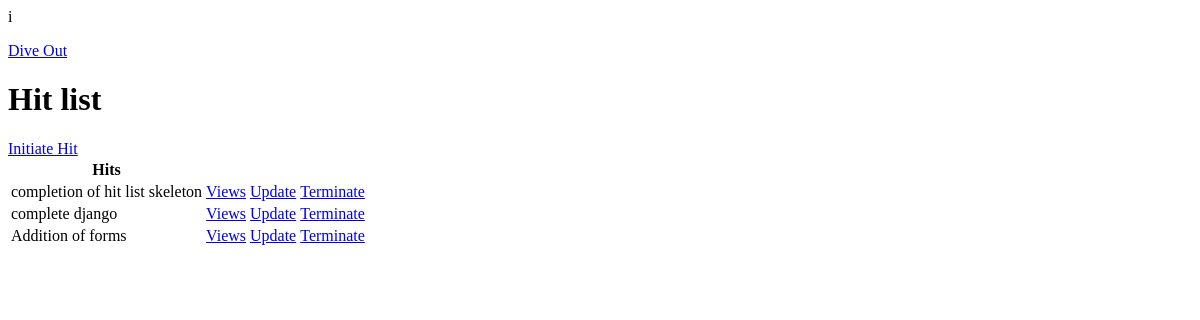
Page / (signed in) on the earlier database version.
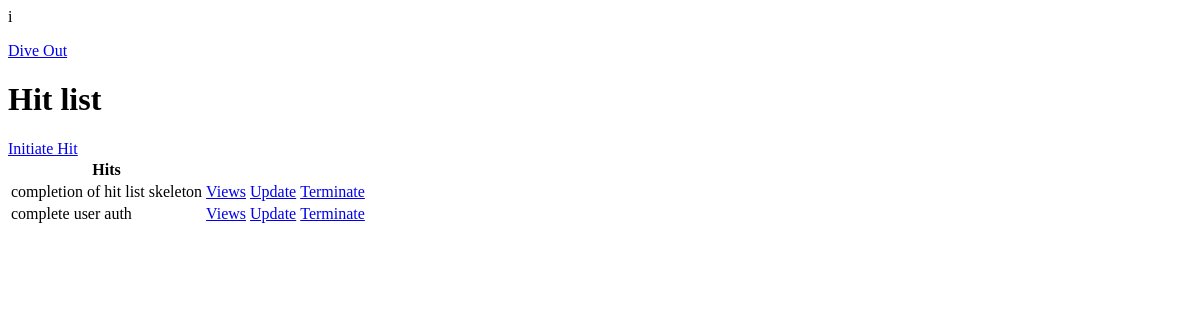
Same page on the later database version.
### core/models.py (models this page shows)
class hitter(models.Model):
    user = models.ForeignKey(User, on_delete = models.CASCADE, null = True, blank=True)
    hit_title = models.CharField(max_length = 300, null=True, blank=True)
    hit_brief = models.CharField(max_length  = 200, null= True, blank=True)
    hit_img = models.ImageField(null=True, blank=True)
    hit_url = models.URLField(null=True,blank=True)
    status = models.BooleanField(default=False)
    date_created = models.DateTimeField(auto_now_add=True)
    def __str__(self):
        return self.hit_title
    class Meta:
        ordering = ['status']

### core/views.py (the view)
# urls.py: path('', Hitlist.as_view(), name='Hitlist'),
class Hitlist(LoginRequiredMixin,ListView):
    model = hitter
    context_object_name= 'Hits'
    ordering=['date_created']
    def get_context_data(self, **kwargs):
        return super().get_context_data(**kwargs)
        context

### core/templates/core/hitter_list.html
{%if request.user.is_authenticated%}
    <p>{{request.user}}</p>
    <a href="{%url 'Hitter_DiveOut'%}">Dive Out</a>
    {%else%}
    <a href="{%url 'Hitter_DiveIn'%}">Dive In</a>
    {%endif%}
    <h1>Hit list</h1>
    <a href="{% url 'Hit_init' %}">Initiate Hit</a>
    <table>
        <tr>
            <th>Hits</th>
        </tr>
        {% for hit in Hits %}
        <tr>
            <td>{{hit}}</td>
            <td><a href="{% url 'hit' hit.id%}"> Views</a></td>
            <td><a href="{% url 'Hit_update' hit.id%}"> Update</a></td>
            <td><a href="{% url 'Hit_terminate' hit.id%}"> Terminate</a></td>
        </tr>
        {%empty%}
        <h3>No items in list</h3>
        {% endfor %}
    </table>

Differences in the rows shown:
removed hitter: hit_title "Addition of forms"
changed hitter: hit_title "complete django" → "complete user auth"
